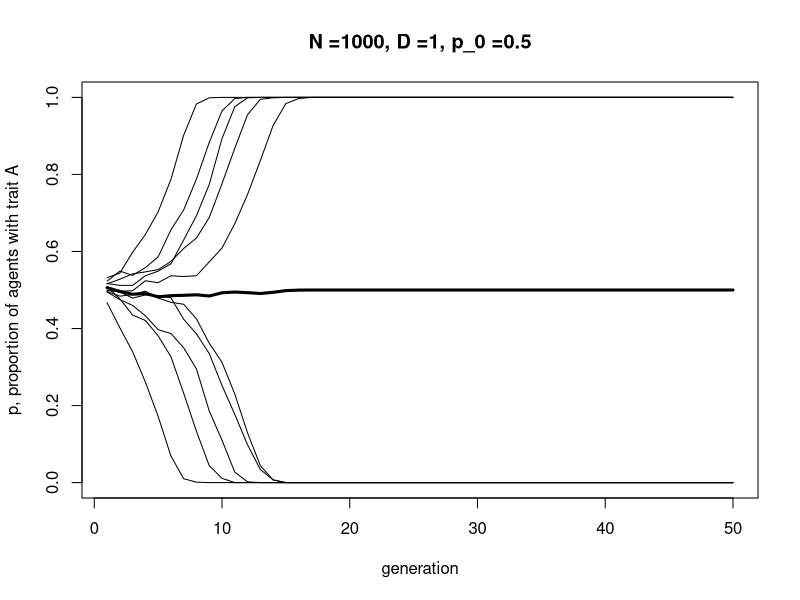
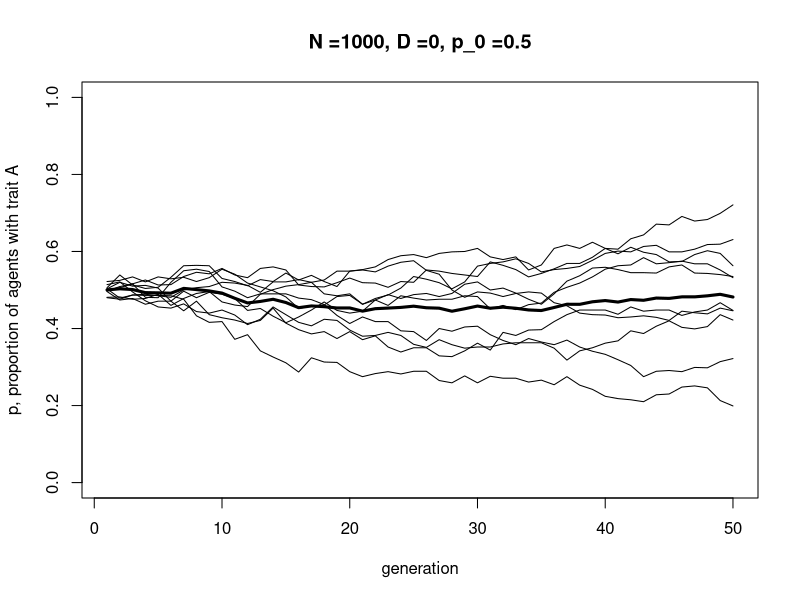
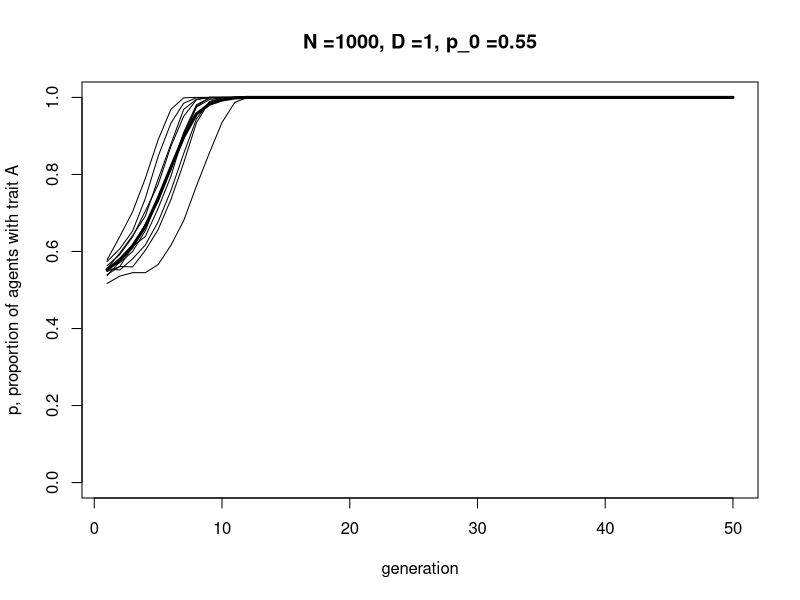
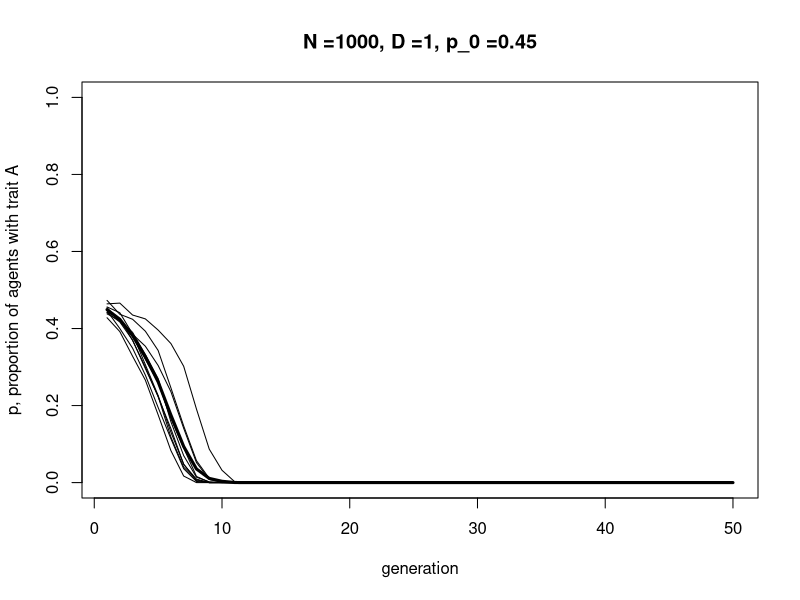
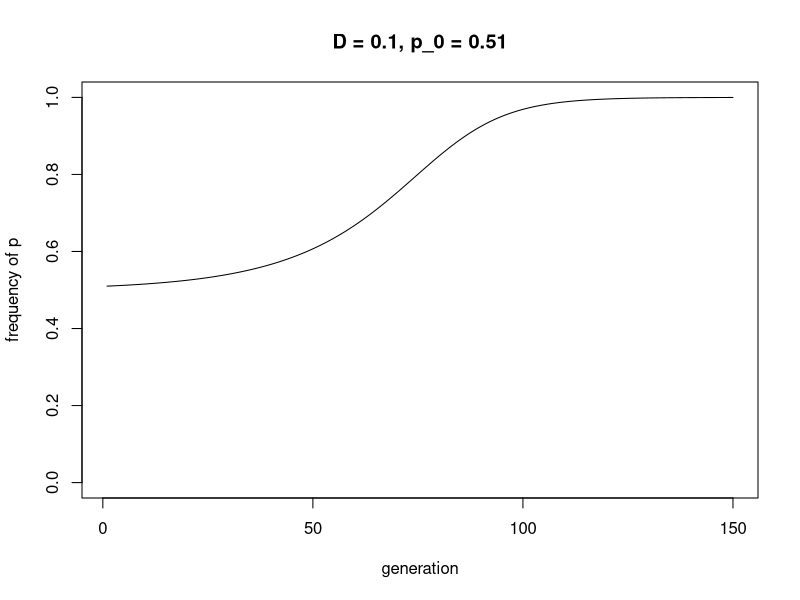
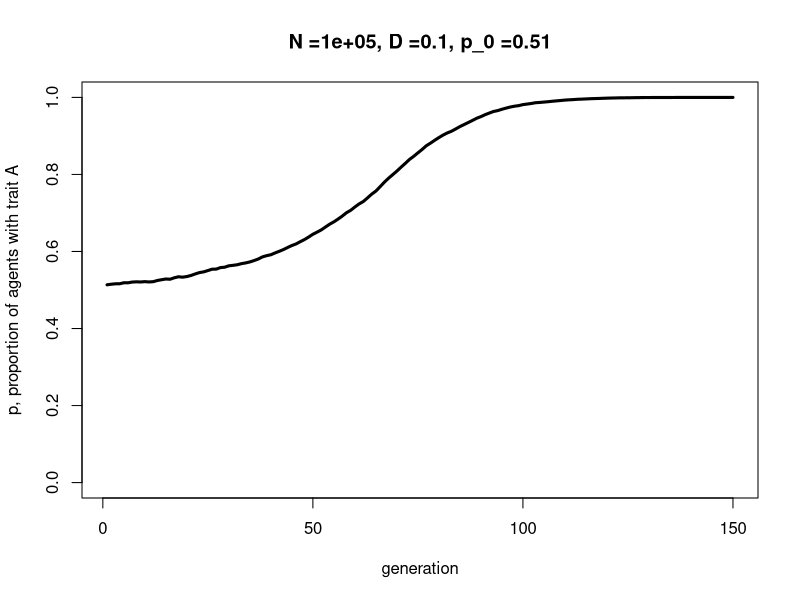
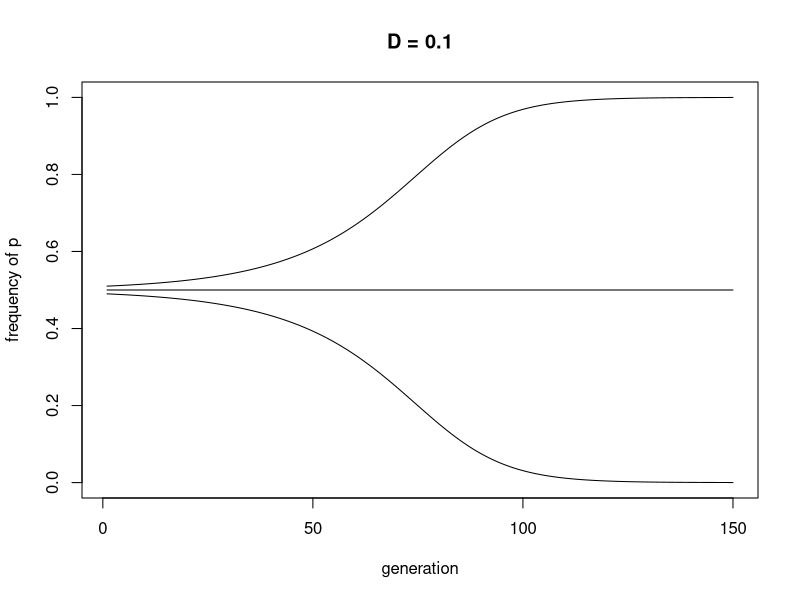
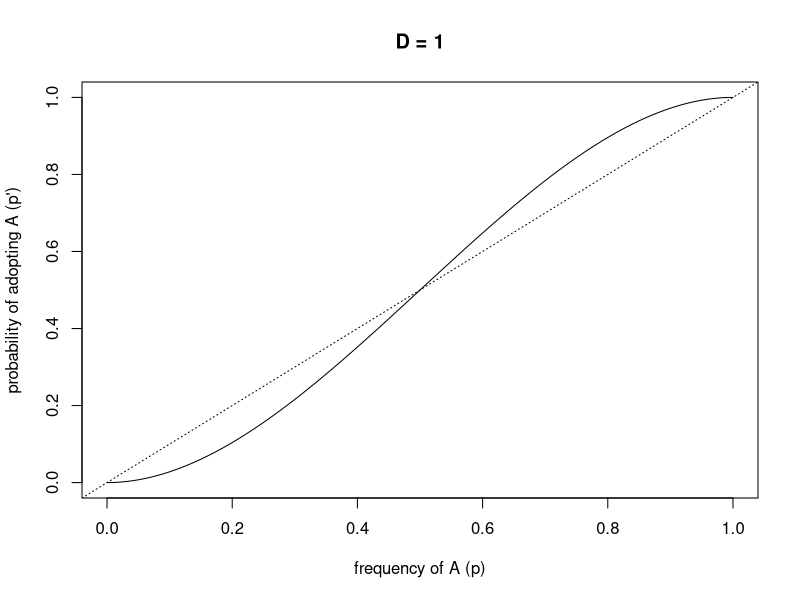

Reproduce these figures in R, in order.
## ---- chunk 1

N <- 100
p_0 <- 0.5
D <- 1

agent <- data.frame(trait = sample(c("A","B"), N, replace = TRUE, prob = c(p_0,1-p_0)), stringsAsFactors = FALSE)  # create first generation

head(agent)
    
## ---- chunk 2

# create dataframe with a set of 3 randomly-picked demonstrators for each agent
demonstrators <- data.frame(dem1 = sample(agent$trait, N, replace = TRUE), dem2 = sample(agent$trait, N, replace = TRUE), dem3 = sample(agent$trait, N, replace = TRUE), stringsAsFactors = F)

head(demonstrators)

## ---- chunk 3

# get the number of As in each 3-dem combo
numAs <- rowSums(demonstrators == "A")

agent$trait[numAs == 3] <- "A"  # for dem combos with all As, set to A
agent$trait[numAs == 0] <- "B"  # for dem combos with no As, set to B

prob <- runif(N)

# when A is a majority, 2/3
agent$trait[numAs == 2 & prob < (2/3 + D/3)] <- "A"
agent$trait[numAs == 2 & prob >= (2/3 + D/3)] <- "B"

# when A is a minority, 1/3
agent$trait[numAs == 1 & prob < (1/3 - D/3)] <- "A"
agent$trait[numAs == 1 & prob >= (1/3 - D/3)] <- "B"

# for testing only, add the new traits to the demonstrator dataframe and show it
demonstrators$newtrait <- agent$trait
head(demonstrators, 20)

## ---- chunk 4

N <- 100
p_0 <- 0.5
D <- 0.1

agent <- data.frame(trait = sample(c("A","B"), N, replace = TRUE, prob = c(p_0,1-p_0)), stringsAsFactors = FALSE)  # create first generation

# create dataframe with a set of 3 randomly-picked demonstrators for each agent
demonstrators <- data.frame(dem1 = sample(agent$trait, N, replace = TRUE), dem2 = sample(agent$trait, N, replace = TRUE), dem3 = sample(agent$trait, N, replace = TRUE), stringsAsFactors = F)

# get the number of As in each 3-dem combo
numAs <- rowSums(demonstrators == "A")

agent$trait[numAs == 3] <- "A"  # for dem combos with all As, set to A
agent$trait[numAs == 0] <- "B"  # for dem combos with no As, set to B

prob <- runif(N)

# when A is a majority, 2/3
agent$trait[numAs == 2 & prob < (2/3 + D/3)] <- "A"
agent$trait[numAs == 2 & prob >= (2/3 + D/3)] <- "B"

# when A is a minority, 1/3
agent$trait[numAs == 1 & prob < (1/3 - D/3)] <- "A"
agent$trait[numAs == 1 & prob >= (1/3 - D/3)] <- "B"

# for testing only, add the new traits to the demonstrator dataframe and show it
demonstrators$newtrait <- agent$trait
head(demonstrators, 20)

## ---- chunk 5

ConformistTransmission <- function (N, p_0, D, t_max, r_max) {
  
  output <- as.data.frame(matrix(NA,t_max,r_max))  # create a matrix with t_max rows and r_max columns, filled with NAs, then convert to data.frame
  
  names(output) <- paste("run", 1:r_max, sep="")  # purely cosmetic: rename the columns with run1, run2 etc.
  
  for (r in 1:r_max) {
    
    agent <- data.frame(trait = sample(c("A","B"), N, replace = TRUE, prob = c(p_0,1-p_0)), stringsAsFactors = FALSE)  # create first generation
    
    output[1,r] <- sum(agent$trait == "A") / N  # add first generation's p to first row of column r
  
    for (t in 2:t_max) {
  
      # create dataframe with a set of 3 randomly-picked demonstrators for each agent
      demonstrators <- data.frame(dem1 = sample(agent$trait, N, replace = TRUE), dem2 = sample(agent$trait, N, replace = TRUE), dem3 = sample(agent$trait, N, replace = TRUE), stringsAsFactors = F)

      # get the number of As in each 3-dem combo
      numAs <- rowSums(demonstrators == "A")

      agent$trait[numAs == 3] <- "A"  # for dem combos with all As, set to A
      agent$trait[numAs == 0] <- "B"  # for dem combos with no As, set to B

      prob <- runif(N)
      
      # when A is a majority, 2/3
      agent$trait[numAs == 2 & prob < (2/3 + D/3)] <- "A"
      agent$trait[numAs == 2 & prob >= (2/3 + D/3)] <- "B"

      # when A is a minority, 1/3
      agent$trait[numAs == 1 & prob < (1/3 - D/3)] <- "A"
      agent$trait[numAs == 1 & prob >= (1/3 - D/3)] <- "B"

      output[t,r] <- sum(agent$trait == "A") / N  # get p and put it into output slot for this generation t and run r
  
    }
    
  }
  
  # first plot a thick line for the mean p
  plot(rowMeans(output), type = 'l', ylab = "p, proportion of agents with trait A", xlab = "generation", ylim = c(0,1), lwd = 3, main = paste("N =", N, ", D =", D, ", p_0 =", p_0, sep = ""))
 
  for (r in 1:r_max) {  
    
    lines(output[,r], type = 'l')  # add lines for each run, up to r_max
    
  }
  
  output  # export data from function
}

## ---- chunk 6

data_model4 <- ConformistTransmission(N = 1000, p_0 = 0.5, D = 1, t_max = 50, r_max = 10)

## ---- chunk 7

data_model4 <- ConformistTransmission(N = 1000, p_0 = 0.5, D = 0, t_max = 50, r_max = 10)

## ---- chunk 8

data_model4 <- ConformistTransmission(N = 1000, p_0 = 0.55, D = 1, t_max = 50, r_max = 10)

## ---- chunk 9

data_model4 <- ConformistTransmission(N = 1000, p_0 = 0.45, D = 1, t_max = 50, r_max = 10)

## ---- chunk 10

ConformityRecursion <- function(D, t_max, p_0) {
  
  p <- rep(0,t_max)
  p[1] <- p_0
  
  for (i in 2:t_max) {
    p[i] <- p[i-1] + D*p[i-1]*(1-p[i-1])*(2*p[i-1] - 1)
  }
  
  plot(p, type = "l", ylim = c(0,1), ylab = "frequency of p", xlab = "generation", main = paste("D = ", D, ", p_0 = ", p_0, sep = ""))

}

## ---- chunk 11

ConformityRecursion(D = 0.1, t_max = 150, p_0 = 0.51)

## ---- chunk 12

data_model4 <- ConformistTransmission(N = 100000, p_0 = 0.51, D = 0.1, t_max = 150, r_max = 1)

## ---- chunk 13

ConformityRecursion <- function(D, t_max, p_0) {
  
  numSims <- length(p_0)
  
  p <- as.data.frame(matrix(NA, nrow = t_max, ncol = numSims))
  p[1,] <- p_0
  
  for (i in 2:t_max) {
    p[i,] <- p[i-1,] + D*p[i-1,]*(1-p[i-1,])*(2*p[i-1,] - 1)
  }
  
  plot(p[,1], type = "l", ylim = c(0,1), ylab = "frequency of p", xlab = "generation", main = paste("D =", D))
  if (numSims > 1) {
    for (i in 2:numSims) {
      lines(p[,i], type = 'l')
    }
  }

}

## ---- chunk 14

ConformityRecursion(D = 0.1, t_max = 150, p_0 = c(0.49,0.5,0.51))

## ---- chunk 15

p <- seq(0,1,length.out = 101)

D <- 1
p_next <- p + D*p*(1-p)*(2*p-1)

plot(p, p_next, type = 'l', ylab = "probability of adopting A (p')", xlab = "frequency of A (p)", main = paste("D =", D))
abline(a = 0, b = 1, lty = 3)

